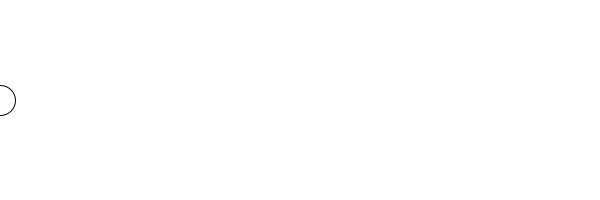
Frame 1 (no input)
Frame 60 (the mouse pressed at the canvas centre just before this capture): identical to frame 1, image omitted
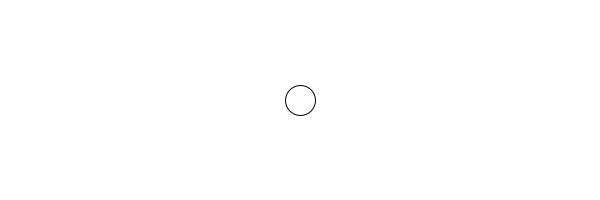
Frame 120 (the mouse held since frame 60 and released just before this capture)

The Processing sketch that drew these frames (run headless with seeded random() and noise(); from frame 60 on, the mouse is pressed at the canvas centre):

// Processing sketch: bolaSegue
// ── bolaSegue.pde
void setup()
{
  size(600, 200);
  background(255);
}

void draw()
{
  background(255);
  ellipse(mouseX, 100, 30, 30);
}
